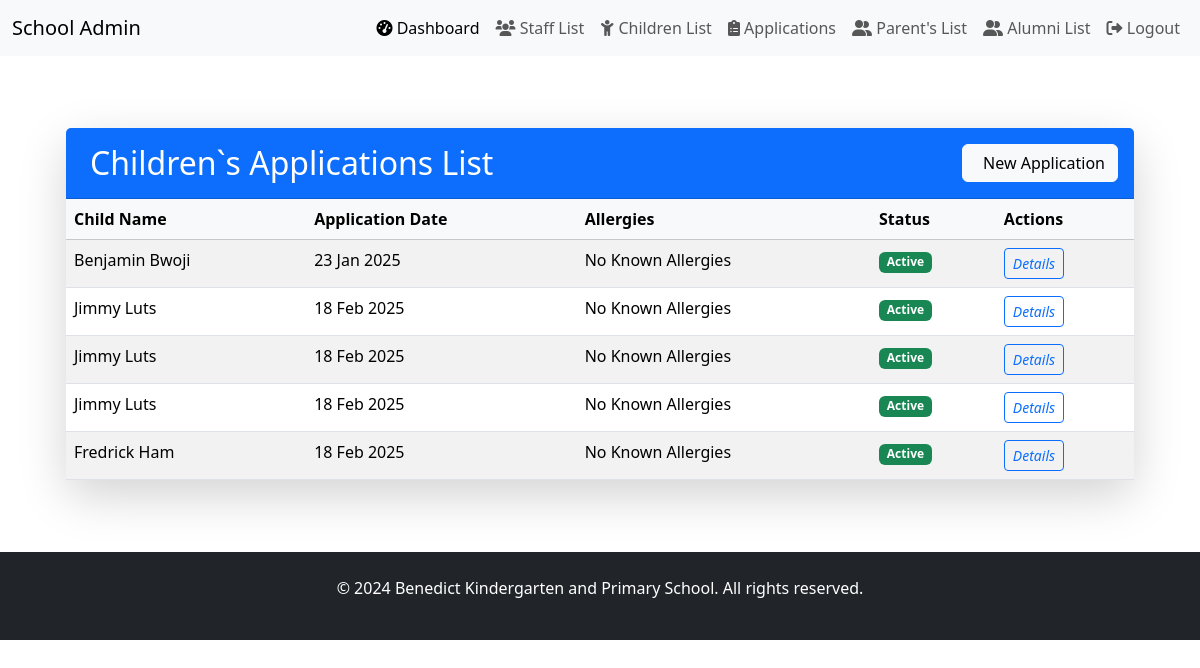
The page /benedict_school/applications/ (signed in) on the database as committed earlier.
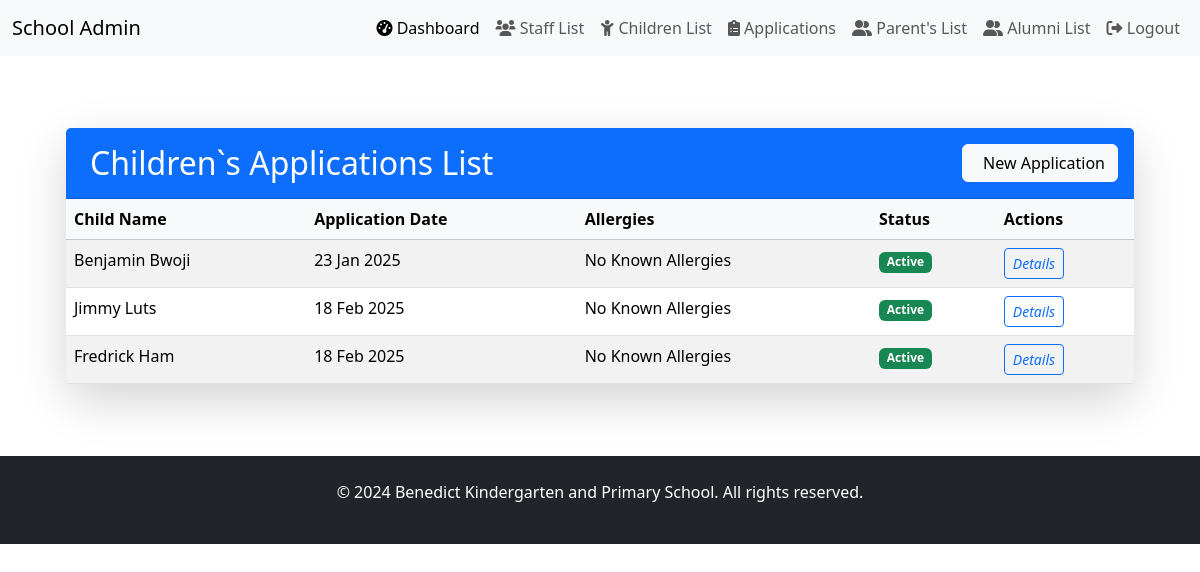
The same page on the database as committed later.
### benedict_school/models.py (models this page shows, shortened)
class PupilApplication(models.Model):
    child = models.OneToOneField(
        Child,
        on_delete=models.CASCADE,
        related_name="application"
    )
    application_date = models.DateField(auto_now_add=True)
    documents = models.FileField(
        upload_to="applications/",
        null=True,
        blank=True,
        validators=[FileExtensionValidator(['pdf', 'doc', 'docx'])],
        verbose_name="Application Documents"
    )
    ALLERGY_CHOICES = [
        ('none', 'No Known Allergies'),
        ('food', 'Food Allergy'),
        ('medication', 'Medication Allergy'),
        ('environmental', 'Environmental Allergy'),
        ('other', 'Other')
    ]
    allergies = models.CharField(
        max_length=20,
        choices=ALLERGY_CHOICES,
        default='none'
    )
    allergy_details = models.TextField(null=True, blank=True)
    medical_conditions = models.TextField(
        null=True,
        blank=True,
        help_text="List any existing medical conditions"
    )
    emergency_contact_name = models.CharField(max_length=100, default='')
    emergency_contact_phone = models.CharField(max_length=15, default='')
    special_needs = models.TextField(
        null=True,
        blank=True,
        help_text="Describe any special needs or accommodations required"
    )
    previous_school = models.CharField(
        max_length=100,
        null=True,
        blank=True,
        help_text="Name of the previous school attended"
    )
    notes = models.TextField(
        null=True,
        blank=True,
        help_text="Additional notes or comments"
    )

class Child(models.Model):
    parent = models.ForeignKey(
        Parent,
        on_delete=models.CASCADE,
        related_name="children"
    )
    full_name = models.CharField(max_length=100)
    date_of_birth = models.DateField()
    sex = models.CharField(
        max_length=10,
        choices=[("male", "Male"), ("female", "Female")],
        default="male"
    )
    study_class = models.CharField(
        max_length=20,
        choices=[
            ("baby_class", "Baby Class"),
            ("middle_class", "Middle class"),
            ("top_class", "Top class"),
            ("primary_one", "Primary one"),
            ("primary_two", "Primary two"),
            ("primary_three", "Primary three"),
            ("primary_four", "Primary four"),
            ("primary_five", "Primary five"),
            ("primary_six", "Primary six")
        ],
        default="primary_one",
    )
    profile_image = models.ImageField(upload_to="child_images/", null=True, blank=True)
    STATUS_CHOICES = [
        ('active', 'Active'),
        ('alumni', 'Alumni'),
    ]
    status = models.CharField(
        max_length=20,
        choices=STATUS_CHOICES,
        default='active'
    )
    alumni_date = models.DateField(null=True, blank=True)
    reason_for_leaving = models.TextField(blank=True, null=True)

### benedict_school/views.py (the view)
# urls.py: path('applications/', views.application_list, name='application-list'),
@user_passes_test(is_admin, login_url='/admin-login/')
def application_list(request):
    applications = PupilApplication.objects.select_related('child').all()
    return render(request, 'application_list.html', {'applications': applications})
    paginator = Paginator(queryset, 10)
    page = request.GET.get('page')
    staff_members = paginator.get_page(page)

### benedict_school/context_processors.py (called while the page is built)
def google_maps_api_key(request):
    return {'GOOGLE_MAPS_API_KEY': getattr(settings, 'GOOGLE_MAPS_API_KEY', '')}

### benedict_school/views.py (called while the page is built)
def is_admin(user):
    return user.is_authenticated and user.is_staff  # Checks if user is admin

### benedict_school/templates/application_list.html (shortened to what this page needs)
{% extends "admin_base.html" %}
{% load static %}
{% load django_bootstrap5 %}
{% block content %}
<div class="container-fluid px-4 py-5">
    <div class="row">
        <div class="col-12">
            <div class="card shadow-lg border-0 rounded-4">
                <div class="card-header bg-primary text-white py-3 d-flex justify-content-between align-items-center">
                    <h2 class="mb-0">
                        Children`s Applications List
                    </h2>
                    <a href="{% url 'parent-create' %}" class="btn btn-light">
                        New Application
                    </a>
                </div>
                <div class="card-body p-0">
                    {% if applications %}
                    <div class="table-responsive">
                        <table class="table table-striped table-hover mb-0">
                            <thead class="table-light">
                                <tr>
                                    <th>Child Name</th>
                                    <th>Application Date</th>
                                    <th>Allergies</th>
                                    <th>Status</th>
                                    <th>Actions</th>
                                </tr>
                            </thead>
                            <tbody>
                                {% for application in applications %}
                                <tr>
                                    <td>{{ application.child.full_name }}</td>
                                    <td>{{ application.application_date|date:"d M Y" }}</td>
                                    <td>{{ application.get_allergies_display }}</td>
                                    <td>
                                        <span class="badge
                                            {% if application.child.status == 'active' %}
                                                bg-success
                                            {% else %}
                                                bg-secondary
                                            {% endif %}
                                        ">
                                            {{ application.child.status|title }}
                                        </span>
                                    </td>
                                    <td>
                                        <div class="btn-group" role="group">
                                            <a href="{% url 'application-detail' application.pk %}" class="btn btn-sm btn-outline-primary">
                                                <i class="bi bi-eye">Details</i>
                                            </a>
                                        </div>
                                    </td>
                                </tr>
                                {% endfor %}
                            </tbody>
                        </table>
                    </div>
                    {% else %}
                    <div class="text-center py-5">
                        <i class="bi bi-file-earmark-text display-4 text-muted mb-3"></i>
                        <p class="lead text-muted">No applications found</p>
                    </div>
                    {% endif %}
                </div>
            </div>
        </div>
    </div>
</div>
{% endblock %}

Rows that differ between the two databases and show on the page:
removed PupilApplication: child.full_name "Jimmy Luts", application_date "18 Feb 2025", allergies "No Known Allergies", child.status "Active"
removed PupilApplication: child.full_name "Jimmy Luts", application_date "18 Feb 2025", allergies "No Known Allergies", child.status "Active"
